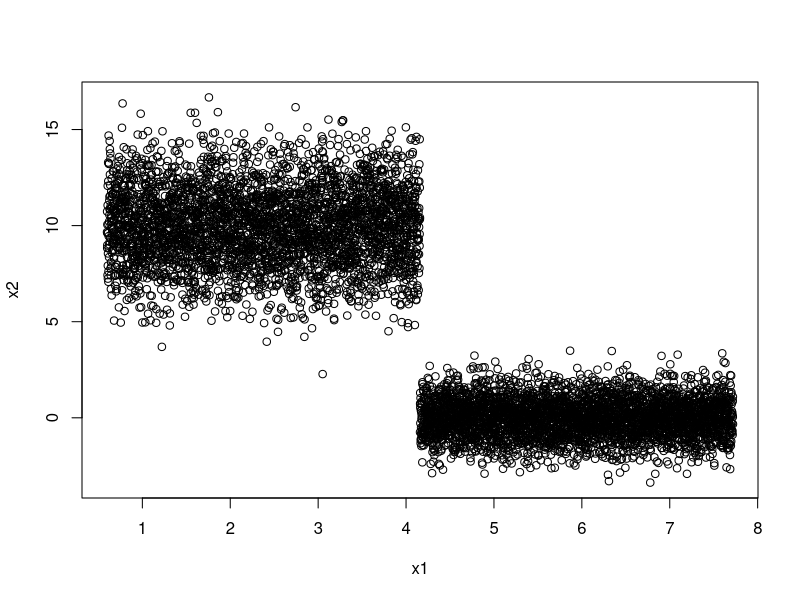

This chart was generated by the following R code: (Note: this script raises an error after producing the figure.)
#CREATING A TOY DATASET TWO LEVELS
minimo <- runif(1)*1
maximo <- 1+runif(1)*9
df1 <- data.frame(x1=seq(minimo,maximo,by=0.001))
df1$x2 <- c(rnorm(n=floor(dim(df1)[1]/2),mean=10,sd=2),  #let's make this variable induce some clusters
            rnorm(n=ceiling(dim(df1)[1]/2),mean=0,sd=1))


df <- df1       #choose a dataset
plot(df)

#----------------------------- PACKAGES -----------------------------

#install.packages("fpc")
#install.packages("kernlab")
#install.packages("igraph")
#install.packages("dbscan")
library(fpc)
library(dbscan)
library(igraph)
library(kernlab)

###-------------------------FUNCTIONS------------------------------------------------
## We obtain a clustering that attemps to not depend on the eps parameter
## we give a maximum eps for attempting clustering and evaluate on the percentage of 
## noise obtained
noClust<-function(data, eps=0.7, eps_cl=6.5, np=.1){
  #Default parameters for dbscan
  p_noise <- 0.05       # we use this as a rule of thumb
  ##Number of clusters detected
  numClust<-0
  ##Noise percentage
  noise_perc<-1
  MinPts <- p_noise*dim(data)[1]
  # We iterate eps through an geometric function starting on the given value
  for(j in 0:10){
    eps<-eps+j*eps
    ## We iterate also on the eps_cl parameter with an exponential function
    for(i in 0:3 ){
      result<-optics(data,eps=eps,minPts=MinPts,eps_cl = eps_cl*10**-i)
      noise_perc=length(result$cluster[result$cluster==0])/length(result$cluster[result$cluster!=0])
      if (noise_perc < np) {
        numClust<-max(result$cluster)
        return(list(cluster=result$cluster, noise_perc=noise_perc, num_clust=numClust))
      }
    }
  }
  list(cluster=result$cluster, noise_perc=noise_perc)
}
#----------------------------- NECESSARY PARAMETERS -----------------------------
var_o <- df$x1    #variable we will use to make the overlapping subsets
#var_o <- df4$V1   #if we want to use kernel pca variable to cut
n_int <- 6       #number of intervals we want
p <- 0.2          #proportion of each interval that should overlap with the next
#parameters for dbscan
eps <- 0.7            #epsilon makes the number of clusters VERY unstable  !!!!!
p_noise <- 0.05       #

#----------------------------- CREATING THE INTERVALS -----------------------------

#this section will create a data frame in which we will construct overlapping intervals
intervals_centers <- seq(min(var_o),max(var_o),length=n_int)  #basic partition = centers
interval_length <- intervals_centers[2]-intervals_centers[1]  #to create the overlaps of p% of this length
intervals <- data.frame(centers=intervals_centers)            #create a data frame
#create the overlapping intervals  
intervals$min <- intervals_centers - (0.5+p)*interval_length                     
intervals$max <- intervals_centers + (0.5+p)*interval_length
#decent name for the intervals e.g    [5.34;6.53)     [6.19;7.39)
intervals$interval <- seq(1,n_int)
intervals$name <- with(intervals, sprintf("[%.2f;%.2f)",min,max))

#function that will split the variable according to the invervals
res <- lapply(split(intervals,intervals$interval), function(x){   
  return(df[var_o> x$min & var_o <= x$max,])     #res will be a list with each element res[i]
})                                                #being the points on the i'th subset

#res


#ITERATE EVERY ELEMENT OF THE LIST (res[i]) AND CLUSTERIZE INSIDE
ints<-list()
counter1<-1;counter2<-1

for(i in 1:(n_int-1)){
  df1<-as.data.frame(res[[i]])
  df2<-as.data.frame(res[[i+1]])
  
  if(i==1){
    MinPts <- p_noise*dim(df1)[1]
    result1<-(noClust(df1))
    df1$cluster1 <- result1$cluster
    
    #create columns in the original matrix to show which cluster they belong to
    df[dim(df)[2]+i]<-rep(0,dim(df)[1])
    df[row.names(df1),dim(df)[2]]<-result1$cluster
    
  }else{result1 <- result2              #use the results for the last iteration
  df1$cluster1 <- result1$cluster #this ensures that the cluster labels will be correct for the adj. matrix
  }
  
  MinPts <- p_noise*dim(df2)[1]
  result2<-(noClust(df2))
  df2$cluster2 <- result2$cluster
  
  #create columns in the original matrix to show which cluster they belong to
  df[dim(df)[2]+1]<-rep(0,dim(df)[1])
  df[row.names(df2),dim(df)[2]]<-result2$cluster
  
  intersection <- merge(df1,df2,all=TRUE)            #points in the intersection
  intersection[is.na(intersection)] <- 0
  ints[[i]]<-as.data.frame(unique(intersection[3:4]))               #list of all the clusters that intersect
  
}





#####CODIGO PARA CALCULAR LA CERCANIA ENTRE CLUSTERS######
#Bajo el supuesto que leemos una base que tiene columnas para cada intervalo

#Leemos la base de datos con los intervalos
base <- df
#Creamos una columna para los clusters
base$clusters<-0

#Columna en donde empieza el intervalo 1:
int_ini <- 3
#Columna en donde se ubica el ultimo intervalo:
int_fin <- 8
#Columna donde se creo la columna de "clusters":
col_cluster <- 9


for(i in seq(nrow(base[,int_ini:int_fin]))){
  temp<-c()
  for(m in seq(int_ini,int_fin)){
    if (base[i,m] > 0){
      
      temp<-c(paste0(temp,base[i,m],sep = ","))
    }
  }
  if(length((temp))>0){
    aux<-unlist(strsplit(temp,","))
    aux2<-unique(aux)
    aux3<-paste(aux2,collapse=",")
    base[i,col_cluster]<-aux3
  }
}

base <- data.frame(base$clusters)
names(base) <- c("clusters")

#Creamos una variable para enumerar la observacion
base$obs <- paste("obs",seq(1,length(base$clusters)))

#Detectamos los clusters
num_clusters <- sort(unique(strsplit(paste0(base$clusters, collapse=","),",")[[1]]))
clusters <- length((num_clusters))

#Creamos una columna con ceros para cada cluster
for(x in num_clusters){
  base[[paste("c",x,sep="_")]] <- rep(0,nrow(base))
}

#Para cada columna que creamos agregamos un 1 según el cluster al que pertenece la obs
base$clusters<- as.character(base$clusters)


#Ojo es x+3, porque en la columna 3 en adelante es donde va vaciar los "1" de cada cluster
for(i in seq(nrow(base))){
  vector <- strsplit(base$clusters[i], ",")[[1]]
  vector <- sort(as.numeric(vector))
  for(x in vector){
    base[i,(x+3)] <- 1
  }
}

#install.packages('dplyr')
library(dplyr)

#En este paso nombras las columnas de los clusters, se tiene que ajustar segun el numero de clusters
grp_cols <-c("c_0","c_1","c_2")

#Nos va servir para dplyr
dots <- lapply(grp_cols,as.symbol)

#Numero de observaciones en cada cluster
sumas_columnas <- apply(base[grp_cols], 2,sum)

#Resumiendo por cluster
resumen_clusters <- base %>%
  group_by_(.dots=dots) %>%
  summarise(conteo = n()) %>%
  ungroup()

#Identificamos la cercania entre clusters, contando cuantos elementos comparten
resumen_clusters$cercania <- rep(0,nrow(resumen_clusters))

#Matriz de adyacencia ponderada por sus pesos
m_adj <- matrix(0L, nrow=length(num_clusters),ncol=length(num_clusters),dimname=list(c(grp_cols),c(grp_cols)))

for(i in seq(nrow(resumen_clusters))){
  man <- sum(resumen_clusters[i,paste("c",num_clusters, sep ="_")])
  if(man > 1 & man < clusters){
    logico <- resumen_clusters[i,paste("c",num_clusters, sep ="_")] > 0
    columnas <- grp_cols[logico]
    empalme <- resumen_clusters$conteo[i]
    porcentaje <- as.numeric(empalme/(sum(sumas_columnas[columnas])-empalme))
    resumen_clusters$cercania[i] <- 1-porcentaje
    m_adj[columnas[1],columnas[2]] <- resumen_clusters$cercania[i]
    m_adj[columnas[2],columnas[1]] <- resumen_clusters$cercania[i]
  }
}


#Resumen de la cercania entre clusters
resumen_clusters %>%
  filter(cercania > 0)

m_adj


#Vector de observaciones de cada cluster
obs_cluster <- apply(base[grp_cols], 2,sum)
obs_cluster
